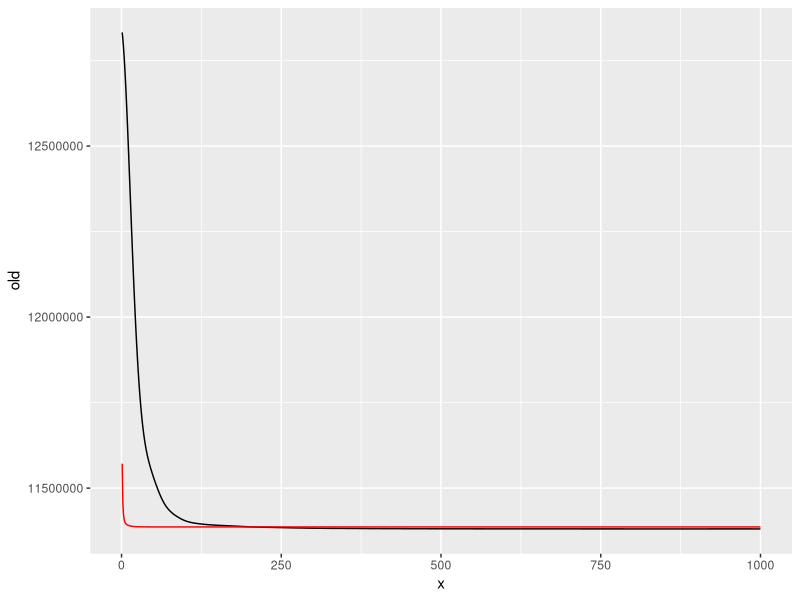

Source code (R):
library(Matrix)
library(ggplot2)

x = read.csv("diabetesX.csv", header = TRUE)
y = read.csv("diabetesY.csv", header = FALSE)
x = data.matrix(x, rownames.force = FALSE)
y = data.matrix(y, rownames.force = FALSE)

varnames = colnames(x)
colnames(x) = NULL
xtx = crossprod(x)
xy = t(x) %*% y

n.iter = 1000
rho = 1
lambda = 10
gamma = 0.001

########################################
# ADMM (new)
########################################
beta.admm = rep(0, ncol(x))
objective.admm = rep(0, n.iter)
z.admm = beta.admm
u.admm = beta.admm

xtx.inv = solve(xtx + rho * diag(nrow = nrow(xtx)))

for (t in 1:n.iter) {
  beta.admm = xtx.inv %*% (xy + rho * (z.admm - u.admm))
  temp = beta.admm + u.admm
  z.admm = sign(temp) * pmax(abs(temp) - lambda / rho, 0)
  u.admm = u.admm + beta.admm - z.admm
  objective.admm[t] = sum((y - x %*% beta.admm) ^ 2) + lambda * sum(abs(beta.admm))
}

########################################
# Accelerated Proximal Gradient (last week)
########################################
beta.acc = rep(0, ncol(x))
objective.acc = rep(0, n.iter)
z.acc = beta.acc
st = 1
for (t in 1:n.iter) {
  u.acc = z.acc - 2 * gamma * (xtx %*% z.acc - xy)
  oldbeta = beta.acc
  beta.acc = sign(u.acc) * pmax(abs(u.acc) - lambda * gamma, 0)
  st1 = (1 + (1 + 4 * st ^ 2) ^ 0.5) / 2
  z.acc = beta.acc + (st - 1) / st1 * (beta.acc - oldbeta)
  st = st1
  objective.acc[t] = sum((y - x %*% beta.acc) ^ 2) + lambda * sum(abs(beta.acc))
}

data = data.frame(old = objective.acc,
                  new = objective.admm,
                  x = 1:n.iter)
ggplot(data) + geom_line(aes(x, old)) +
  geom_line(aes(x, new), col = "red")
